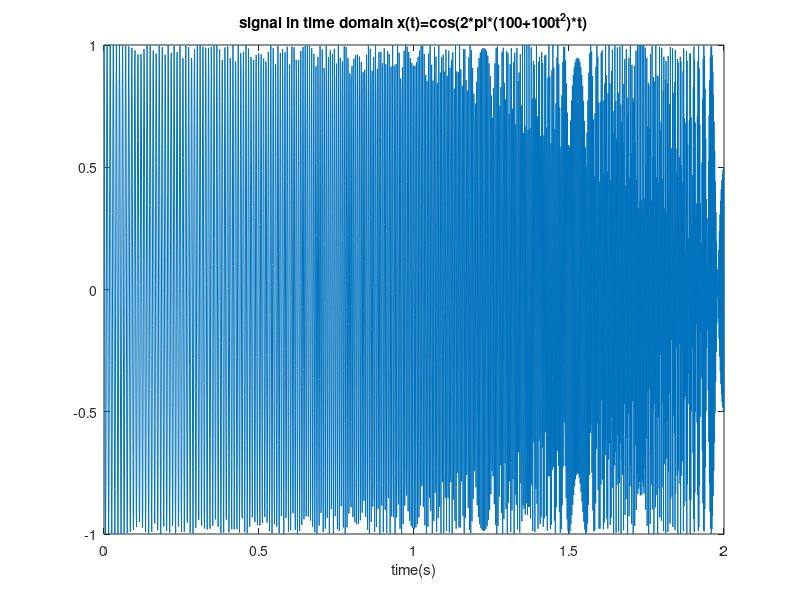

This chart was generated by the following MATLAB code: (Note: this script raises an error after producing the figure.)
%Amirreza Hatamipour
%97101507
%% Qustion 1
%section a
%x(t)=cos(2pif(t)t)
%f(t)=100+100t^2
clc;
t=0:1/1e3:2;
fo=100;
f1=200;
y = chirp(t,fo,1,f1,'quadratic');

figure;
plot(t,y)
title('signal in time domain x(t)=cos(2*pi*(100+100t^2)*t)')
xlabel('time(s)')
%% section b
wvtool(rectwin(128))
wvtool(triang(128))
wvtool(gausswin(128))
wvtool(hamming(128))
wvtool(rectwin(128),triang(128),gausswin(128),hamming(128))

%% section c
clc;
fs=1000;
nfft=128;overlap=0;
figure;
subplot(2,2,1)
spectrogram(y,rectwin(128),overlap,nfft,fs,'yaxis');
title('STFT of Rectangle')
subplot(2,2,2)
spectrogram(y,triang(128),overlap,nfft,fs,'yaxis');
title('STFT of Tringle')
subplot(2,2,3)
spectrogram(y,gausswin(128),overlap,nfft,fs,'yaxis');
title('STFT of Gauss')
subplot(2,2,4)
spectrogram(y,hamming(128),overlap,nfft,fs,'yaxis');
title('STFT of Hamming')

%% section d
overlap1=0;
overlap2=64;
overlap3=127;
figure;
subplot(1,3,1)
spectrogram(y,triang(128),overlap1,nfft,fs,'yaxis');
title('STFT of Tringle, overlap=0')
subplot(1,3,2)
spectrogram(y,triang(128),overlap2,nfft,fs,'yaxis');
title('STFT of Tringle, overlap=64')
subplot(1,3,3)
spectrogram(y,triang(128),overlap3,nfft,fs,'yaxis');
title('STFT of Tringle, overlap=127')
%% section e
L1=32;
L2=128;
L3=512;
figure;
subplot(1,3,1)
spectrogram(y,triang(L1),L1-1,L1,fs,'yaxis');
title('STFT of Tringle, length=32, overlap=31')
subplot(1,3,2)
spectrogram(y,triang(L2),L2-1,L2,fs,'yaxis');
title('STFT of Tringle, length=128, overlap=127')
subplot(1,3,3)
spectrogram(y,triang(L3),L3-1,L3,fs,'yaxis');
title('STFT of Tringle, length=512, overlap=511')
%% section f
L=128; overlap=L/2;
figure;
subplot(1,3,1)
spectrogram(y,triang(L),overlap,L,fs,'yaxis');
title('STFT of Tringle,nfft=L')
subplot(1,3,2)
spectrogram(y,triang(L),overlap,2*L,fs,'yaxis');
title('STFT of Tringle,nfft=2L')
subplot(1,3,3)
spectrogram(y,triang(L),overlap,4*L,fs,'yaxis');
title('STFT of Tringle,nfft=4L')
%% section g

L=128;nfft=L;
overlap=64;
spectrogram_fft(y,L,overlap,nfft)

%% Question 2
clc;clear;
Fs=256;
t=0:1/Fs:2;
data=load("NewEEGSignal.mat");
mat=data.NewEEGSignal;


subplot(1,3,1)
plot(t(1,1:end-1),mat)
title('EEG signal in time domain')
xlabel('tmie(s)')
ylabel('amplitude')

fft_EEG=fftshift(fft(mat));
w= linspace(-Fs/2,Fs/2,512);
subplot(1,3,2)
plot(w,abs(fft_EEG))
title('EEG signal in ferquency domain')
xlabel('F(Hz)')
ylabel('abs(FFT)')

subplot(1,3,3)
spectrogram(mat,gausswin(Fs),Fs/2,Fs,Fs,'yaxis');
title('EEG signal in time domain')

% after edition
figure
subplot(1,3,1)
plot(t(1,1:end-1),mat)
title('EEG signal in time domain')
xlabel('tmie(s)')
ylabel('amplitude')

fft_EEG=fftshift(fft(mat));
w= linspace(-Fs/2,Fs/2,512);
subplot(1,3,2)
plot(w,abs(fft_EEG))
title('EEG signal in ferquency domain')
xlabel('F(Hz)')
ylabel('abs(FFT)')
xlim([-64 64])
subplot(1,3,3)
spectrogram(mat,gausswin(Fs),Fs/2,Fs,Fs,'yaxis');
title('EEG signal in time domain')
ylim([0 64])
%% section b
Fs=256;
t=0:1/Fs:2;
fpass=64;
mat_LP = lowpass(mat,fpass,Fs);
figure
subplot(1,3,1)
plot(t(1,1:end-1),mat_LP)
title('EEG signal in time domain')
xlabel('tmie(s)')
ylabel('amplitude')

fft_EEG=fftshift(fft(mat_LP));
w= linspace(-Fs/2,Fs/2,512);
subplot(1,3,2)
plot(w,abs(fft_EEG))
title('EEG signal in ferquency domain')
xlabel('F(Hz)')
ylabel('abs(FFT)')

subplot(1,3,3)
spectrogram(mat_LP,gausswin(Fs),Fs/2,Fs,Fs,'yaxis');
title('EEG signal in time domain')

% now downsample signal
Fs=128;
t=0:1/Fs:2;

EEG_ds = downsample(mat,2);
figure
subplot(1,3,1)
plot(t(1,1:end-1),EEG_ds)
title('EEG signal in time domain')
xlabel('tmie(s)')
ylabel('amplitude')

fft_EEG_ds=fftshift(fft(EEG_ds));
w= linspace(-Fs/2,Fs/2,256);
subplot(1,3,2)
plot(w,abs(fft_EEG_ds))
title('EEG signal in ferquency domain')
xlabel('F(Hz)')
ylabel('abs(FFT)')

subplot(1,3,3)
spectrogram(mat_LP,gausswin(Fs),Fs/2,Fs,Fs,'yaxis');
title('EEG signal in time domain')
%% section c
N=256;
w3= linspace(-Fs/2,Fs/2,32);
w2= linspace(-Fs/2,Fs/2,64);
w1= linspace(-Fs/2,Fs/2,128);

fft_EEG_ds_N8=fftshift(fft(EEG_ds,N/8));
fft_EEG_ds_N4=fftshift(fft(EEG_ds,N/4));
fft_EEG_ds_N2=fftshift(fft(EEG_ds,N/2));

subplot(1,3,1)
plot(w3,abs(fft_EEG_ds_N8))
title('FFT N/8 points')
xlabel('F(Hz)')
ylabel('abs(FFT)')


subplot(1,3,2)
plot(w2,abs(fft_EEG_ds_N4))
title('FFT N/4 points')
xlabel('F(Hz)')
ylabel('abs(FFT)')

subplot(1,3,3)
plot(w1,abs(fft_EEG_ds_N2))
xlabel('F(Hz)')
ylabel('abs(FFT)')
title('FFT N/2 points')
%% section d

EEG_ds3_1=[EEG_ds(1:N/8) zeros(1,224)];
EEG_ds3_2=[EEG_ds(N/8+1:2*N/8) zeros(1,224)];
EEG_ds3_3=[EEG_ds(2*N/8+1:3*N/8) zeros(1,224)];
EEG_ds3_4=[EEG_ds(3*N/8+1:4*N/8) zeros(1,224)];
EEG_ds3_5=[EEG_ds(4*N/8+1:5*N/8) zeros(1,224)];
EEG_ds3_6=[EEG_ds(5*N/8+1:6*N/8) zeros(1,224)];
EEG_ds3_7=[EEG_ds(6*N/8+1:7*N/8) zeros(1,224)];
EEG_ds3_8=[EEG_ds(7*N/8+1:N) zeros(1,224)];


subplot(1,3,1)
plot(w,abs(fftshift(fft(EEG_ds3_1+EEG_ds3_2+EEG_ds3_3+EEG_ds3_4+EEG_ds3_5+EEG_ds3_6+EEG_ds3_7+EEG_ds3_8,N))))
title('FFT N/8 points with zero padding')
xlabel('F(Hz)')
ylabel('abs(FFT)')

EEG_ds2_1=[EEG_ds(1:N/4) zeros(1,192)];
EEG_ds2_2=[EEG_ds(N/4+1:2*N/4) zeros(1,192)];
EEG_ds2_3=[EEG_ds(2*N/4+1:3*N/4) zeros(1,192)];
EEG_ds2_4=[EEG_ds(3*N/4+1:4*N/4) zeros(1,192)];
subplot(1,3,2)
plot(w,abs(fftshift(fft(EEG_ds2,N))))
title('FFT N/4 points with zero padding')
xlabel('F(Hz)')
ylabel('abs(FFT)')

EEG_ds1_1=[EEG_ds(1:N/2) zeros(1,128)];
EEG_ds1_2=[EEG_ds(N/2+1:N) zeros(1,128)];

subplot(1,3,3)
plot(w,abs(fftshift(fft(EEG_ds1,N))))
xlabel('F(Hz)')
ylabel('abs(FFT)')
title('FFT N/2 points with zero padding')

%% Functions
function out=spectrogram_fft(y,L,overlap,nfft)
col=length(y)/(L-overlap);
spect=zeros(L/2,floor(col));
index=L/2;
for i=1:(floor(col)-1)
    signal=y(index-L/2+1:index+L/2).*rectwin(L).';
    fft_signal=fft(signal,nfft);
    spect(:,i)=fft_signal(1:nfft/2).';
    index=index+(L/2);
end
surf((20*log(abs(spect))/nfft))
%imagesc(flipud((20*log(abs(spect))/nfft)))
xlabel('time(s)')
ylabel('frequency')
title('spectrogram using fft')
end